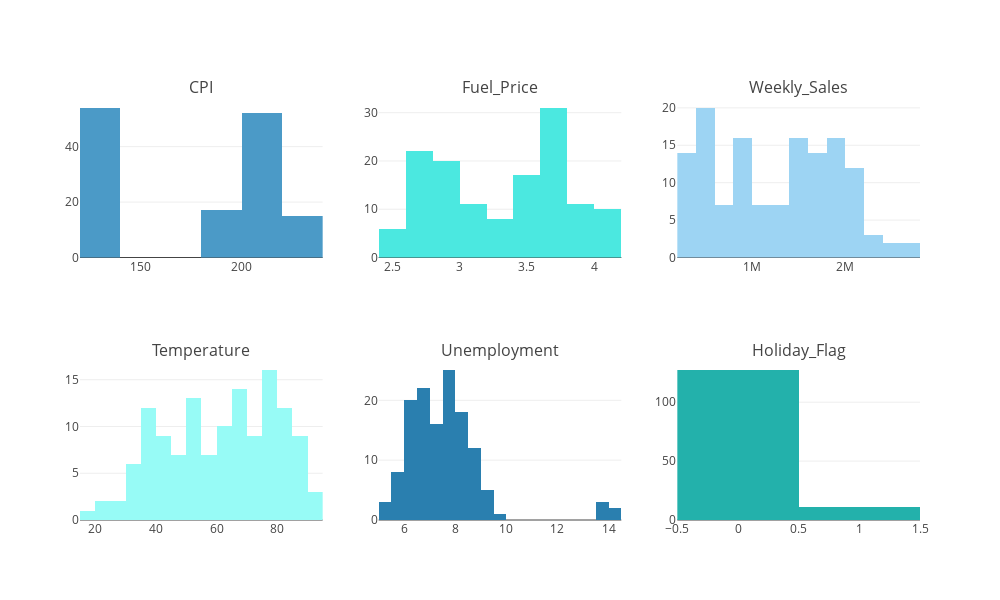

Notebook code for this chart:
### Markdown cell above
## Data specifics

- __Store__  = store number, is not a unique identifier could be used after dummy encoding (because not ordinal variable), but it'll add 19 columns for 150 rows

- __Date__ cannot be used as is and displays 12% missing data. Although I could create new columns: Year, month, etc..

- __Weekly_sales__ is the target variable Y : 9% missing, I need to remove those lines.

- __Holiday_Flag__ 1 == Week is a holiday, 0 == Week is not a holiday. 8% missing data, probably not holidays, replace with zeros

- __Temperature__ in Fahrenheits, 12% missing data, impute with mean

- __Fuel_Price__ 9.3% missing data, impute with mean

- __CPI__ customer price index, measures inflation, impute with mean

- __Unemployment__ unemployement index, impute with mean

### Code cell
from plotly.subplots import make_subplots


fig = make_subplots(rows=2, cols=3, subplot_titles=("CPI", "Fuel_Price", "Weekly_Sales", "Temperature", "Unemployment","Holiday_Flag"))

fig.add_trace(go.Histogram(x=data.loc[:,'CPI']), row = 1, col = 1)
fig.add_trace(go.Histogram(x=data.loc[:,'Fuel_Price']), row = 1, col = 2)
fig.add_trace(go.Histogram(x=data.loc[:,'Weekly_Sales']), row = 1, col = 3)
fig.add_trace(go.Histogram(x=data.loc[:,'Temperature']), row = 2, col = 1)
fig.add_trace(go.Histogram(x=data.loc[:,'Unemployment']), row = 2, col = 2)
fig.add_trace(go.Histogram(x=data.loc[:,'Holiday_Flag']), row = 2, col = 3)

fig.update_layout(showlegend=False,
                  height = 600,
                  width = 1000)

fig.show()

### Figure 1 — Plotly figure (JSON) as saved in the notebook; plotly's stock layout.template omitted (floating-point values rounded to 4 significant figures; data arrays with more than 128 entries replaced by an {"elided": "..."} marker saying what was removed)
{"data": [{"type": "histogram", "x": {"elided": "150 float values"}, "xaxis": "x", "yaxis": "y"}, {"type": "histogram", "x": {"elided": "150 float values"}, "xaxis": "x2", "yaxis": "y2"}, {"type": "histogram", "x": {"elided": "150 float values"}, "xaxis": "x3", "yaxis": "y3"}, {"type": "histogram", "x": {"elided": "150 float values"}, "xaxis": "x4", "yaxis": "y4"}, {"type": "histogram", "x": {"elided": "150 float values"}, "xaxis": "x5", "yaxis": "y5"}, {"type": "histogram", "x": {"elided": "150 int values"}, "xaxis": "x6", "yaxis": "y6"}], "layout": {"annotations": [{"font": {"size": 16}, "showarrow": false, "text": "CPI", "x": 0.1444, "xanchor": "center", "xref": "paper", "y": 1, "yanchor": "bottom", "yref": "paper"}, {"font": {"size": 16}, "showarrow": false, "text": "Fuel_Price", "x": 0.5, "xanchor": "center", "xref": "paper", "y": 1, "yanchor": "bottom", "yref": "paper"}, {"font": {"size": 16}, "showarrow": false, "text": "Weekly_Sales", "x": 0.8556, "xanchor": "center", "xref": "paper", "y": 1, "yanchor": "bottom", "yref": "paper"}, {"font": {"size": 16}, "showarrow": false, "text": "Temperature", "x": 0.1444, "xanchor": "center", "xref": "paper", "y": 0.375, "yanchor": "bottom", "yref": "paper"}, {"font": {"size": 16}, "showarrow": false, "text": "Unemployment", "x": 0.5, "xanchor": "center", "xref": "paper", "y": 0.375, "yanchor": "bottom", "yref": "paper"}, {"font": {"size": 16}, "showarrow": false, "text": "Holiday_Flag", "x": 0.8556, "xanchor": "center", "xref": "paper", "y": 0.375, "yanchor": "bottom", "yref": "paper"}], "height": 600, "showlegend": false, "width": 1000, "xaxis": {"anchor": "y", "domain": [0, 0.2889]}, "xaxis2": {"anchor": "y2", "domain": [0.3556, 0.6444]}, "xaxis3": {"anchor": "y3", "domain": [0.7111, 1]}, "xaxis4": {"anchor": "y4", "domain": [0, 0.2889]}, "xaxis5": {"anchor": "y5", "domain": [0.3556, 0.6444]}, "xaxis6": {"anchor": "y6", "domain": [0.7111, 1]}, "yaxis": {"anchor": "x", "domain": [0.625, 1]}, "yaxis2": {"anchor": "x2", "domain": [0.625, 1]}, "yaxis3": {"anchor": "x3", "domain": [0.625, 1]}, "yaxis4": {"anchor": "x4", "domain": [0, 0.375]}, "yaxis5": {"anchor": "x5", "domain": [0, 0.375]}, "yaxis6": {"anchor": "x6", "domain": [0, 0.375]}}}
